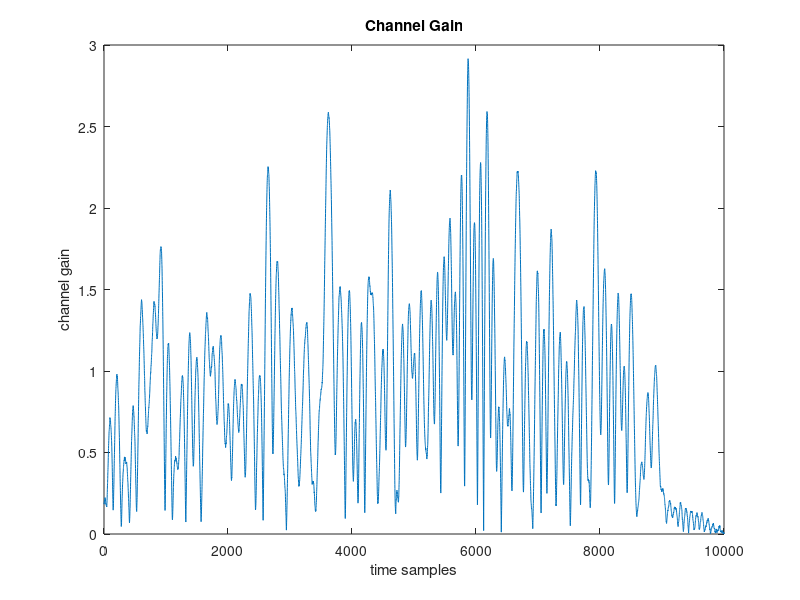
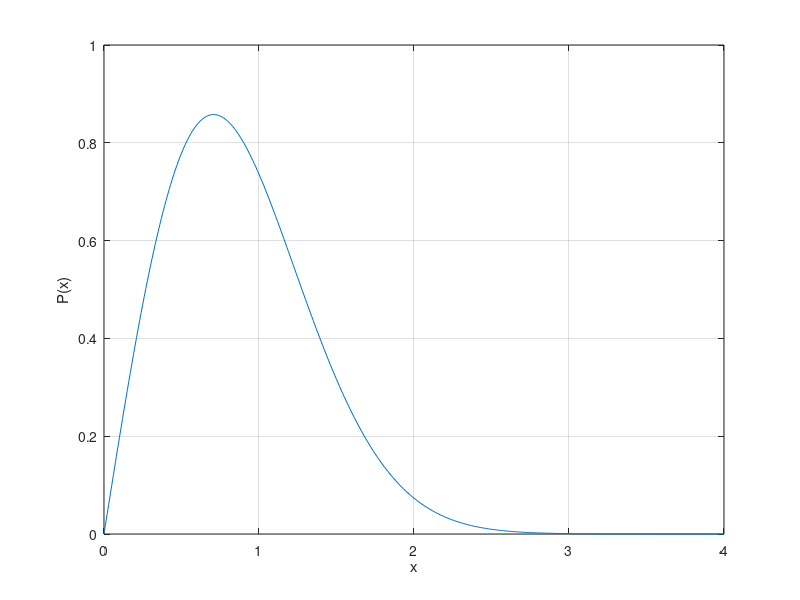

Reproduce these figures in MATLAB, in order. (Note: this script raises an error after producing the figures.)
%% Parameters
fc = 2e9; % carry frequency (Hz)
ts = 1e-4; % sample interval (s)
v = 25/3; % transmitter-receiver relative speed (m/s)
c = 3e8; % speed of light (m/s)
fd = v*fc/c; % maximum Doppler shift
Ns = 10000; % number of samples in simulation
x = (randn(Ns, 1) + sqrt(-1)*randn(Ns, 1))/sqrt(2); % Gaussian noise

%% The filter method
N = 1000; % the length of window 2*N+1
% window shape/@rectwin @hamming etc.
w = window(@rectwin,2*N+1);

%-----impulse response-----%
t = -N*ts:ts:N*ts; % make impulse response causal
Z = 2*pi*fd*abs(t)'; % argument of Bessel function
J = besselj(1/4,Z); % Bessel function of the first kind, order 1/4x
g = J./(abs(t)'.^(1/4));
g(N+1) = (pi*fd)^(1/4)/gamma(5/4);
g_hat = g.*w./sqrt(sum(abs(g.*w).^2)); % normalize impulse response

%-----channel gain-----%
c = conv(x,g_hat); % channel gain
c = c(2*N+1:end); % discard samples due to filter transients

%% Simulation task
%-----fading envelope-----%
figure
plot(abs(c));
xlabel('time samples')
ylabel('channel gain')
title('Channel Gain')

%-----pdf-----%
figure
xx = 0:0.01:4;
pf = raylpdf(xx,1/sqrt(2));
plot(xx,pf); grid on; hold on
xlabel('x')
ylabel('P(x)')
ksdensity(abs(c),'support','positive');
legend('theory','empirical')
title('Empirical PDF')


%-----cdf-----%
figure
cdfplot(abs(c));hold on
cf = raylcdf(xx,1/sqrt(2));
plot(xx,cf);
legend('theory','empirical')

%-----autocorrelation-----%
figure
autocorr(abs(c));
tt = 0:ts:20*ts;
J_autocorr = besselj(0,2*pi*fd*tt);
hold on
plot(0:20,J_autocorr);
legend('empirical','theory')

%-----psd-----%
figure
periodogram(c);
f = -fd:fd/Ns:fd;
Sc = 1./(pi*fd*sqrt(1-(f/fd).^2)); % Doppler spectrum
hold on
ff = f/(floor(fd))+1;
plot(ff,10*log10(Sc),'r');
legend('empirical','theory')
